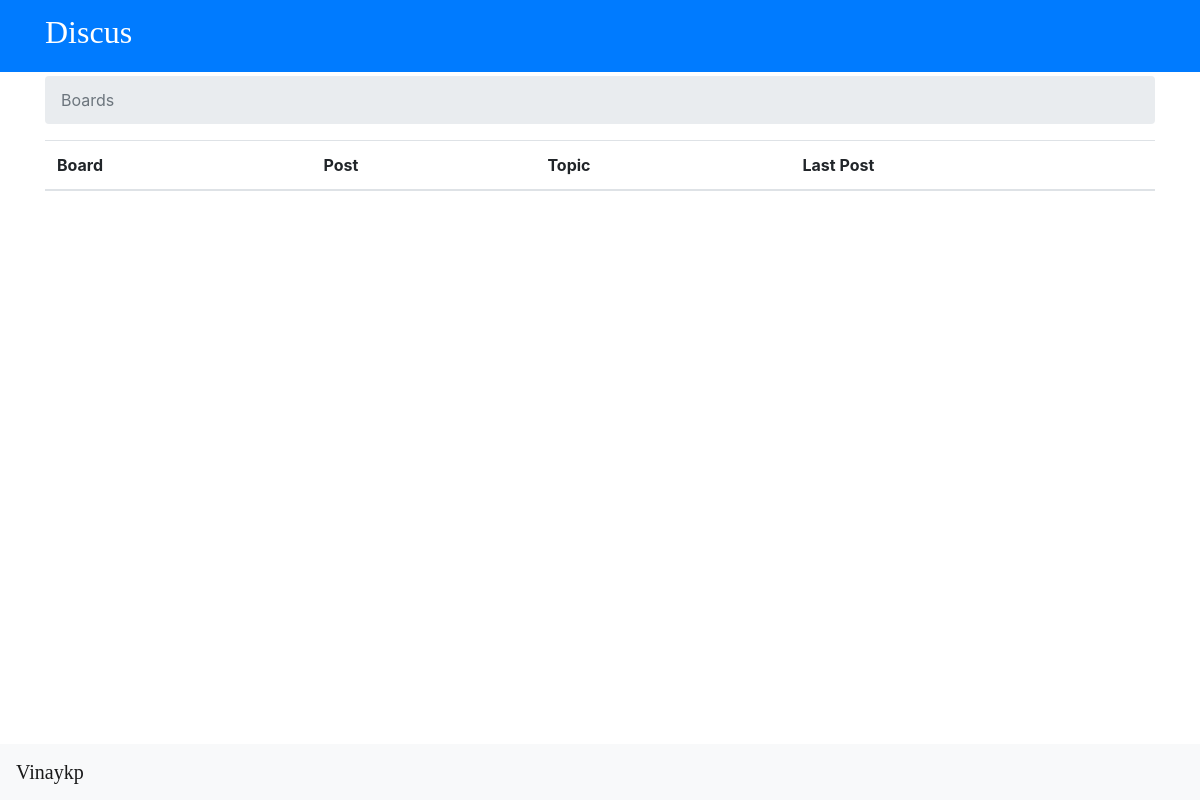
/, run on an earlier commit of the app's database.
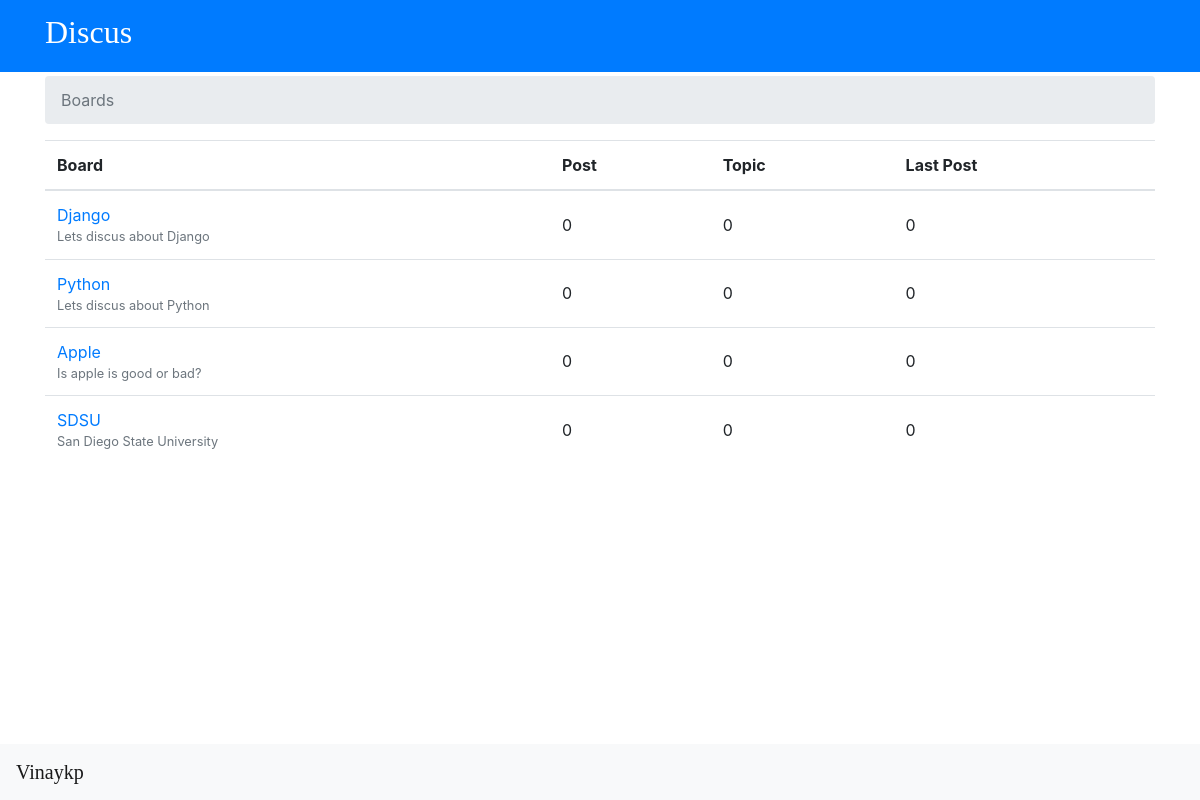
And on a later commit of the database.
### boards/models.py (models this page shows, shortened)
class Board(models.Model):
    name = models.CharField(max_length=30, unique=True)
    description = models.CharField(max_length=100)

### boards/views.py (the view)
# urls.py: 2. Add a URL to urlpatterns:  path('', views.home, name='home')
def home(request):
	boards = Board.objects.all()
	return render(request, 'home.html', {'boards': boards})

### templates/home.html (shortened to what this page needs)
{% extends 'base.html' %}
{% block breadcrumb %}
 	<li class="breadcrumb-item active" aria-current="page">Boards</li>
{% endblock %}
{% block content %}
	<table class="table">
		<thead>
			<tr>
				<th scope="col">Board</th>
				<th scope="col">Post</th>
				<th scope="col">Topic</th>
				<th scope="col">Last Post</th>
			</tr>
		</thead>
		<tbody>
			{% for board in boards %}
				<tr>
					<td><a href="{% url  'board_topics' board.pk %}">{{board.name}}</a><br>
						<small class="text-muted d-block"> {{ board.description }}</small>
					</td>
					<td class="align-middle">0</td>
					<td class="align-middle">0</td>
					<td class="align-middle">0</td>
				</tr>
	  		{% endfor %}
		</tbody>
	</table>
{% endblock %}

What changed in the data, as far as the page shows it:
added Board: name "Django", description "Lets discus about Django"
added Board: name "Python", description "Lets discus about Python"
added Board: name "Apple", description "Is apple is good or bad?"
added Board: name "SDSU", description "San Diego State University"
